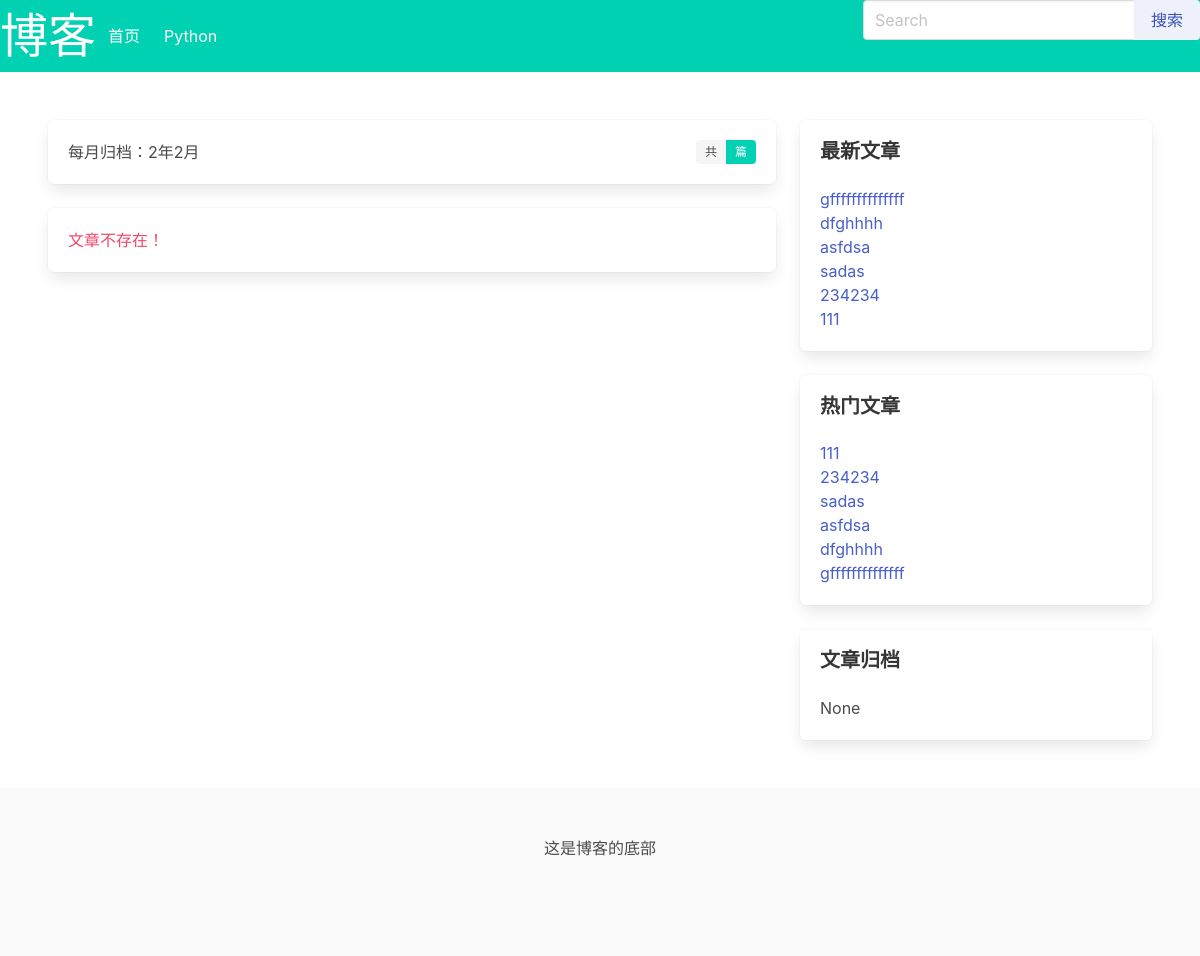
Screenshot of /archives/2/2/ with the database file from the repository.
### blog/models.py (models this page shows, shortened)
class Category(models.Model):
    name = models.CharField(max_length=32, verbose_name="分类名称")
    desc = models.TextField(max_length=200, blank=True, default='', verbose_name="分类描述")
    add_date = models.DateTimeField(auto_now_add=True, verbose_name="添加时间")
    pub_date = models.DateTimeField(auto_now=True, verbose_name="修改时间")
    class Meta:
        verbose_name = "博客分类"
        verbose_name_plural = verbose_name

class Sidebar(models.Model):
    STATUS = (
        (1, '隐藏'),
        (2, '展示')
    )
    DISPLAY_TYPE = (
        (1, '搜索'),
        (2, '最新文章'),
        (3, '最热文章'),
        (4, '文章归档'),
    )
    title = models.CharField(max_length=50, verbose_name="模块名称")
    display_type = models.PositiveIntegerField(default=1, choices=DISPLAY_TYPE, verbose_name="展示类型")
    content = models.CharField(max_length=500, blank=True, default='', verbose_name="内容",
                               help_text="如果设置的不是HTML类型，可为空")
    sort = models.PositiveIntegerField(default=1, verbose_name="排序", help_text='序号越大越靠前')
    status = models.PositiveIntegerField(default=2, choices=STATUS, verbose_name="状态")
    add_date = models.DateTimeField(auto_now_add=True, verbose_name="创建时间")
    class Meta:
        verbose_name = "侧边栏"
        verbose_name_plural = verbose_name
        ordering = ['-sort']
    @classmethod
    def get_sidebar(cls):
        return cls.objects.filter(status=2)
    @property
    def get_content(self):
        if self.display_type == 1:
            context = {
            }
            return render_to_string('blog/sidebar/search.html', context=context)
        elif self.display_type == 2:
            context = {
            }
            return render_to_string('blog/sidebar/new_post.html', context=context)
        elif self.display_type == 3:
            context = {
            }
            return render_to_string('blog/sidebar/hot_post.html', context=context)
        elif self.display_type == 4:
            context = {
            }
            return render_to_string('blog/sidebar/archives.html', context=context)

class Post(models.Model):
    title = models.CharField(max_length=61, verbose_name="文章标题")
    desc = models.TextField(max_length=200, blank=True, default='', verbose_name="文章描述")
    category = models.ForeignKey(Category, on_delete=models.CASCADE, verbose_name="分类")
    content = models.TextField(verbose_name="文章详情")
    tags = models.ForeignKey(Tag, blank=True, null=True, on_delete=models.CASCADE, verbose_name="文章标签")
    owner = models.ForeignKey(User, on_delete=models.CASCADE, verbose_name="作者")
    is_hot = models.BooleanField(default=False, verbose_name="是否热门")
    pv = models.IntegerField(default=0, verbose_name="浏览量")
    add_date = models.DateTimeField(auto_now_add=True, verbose_name="添加时间")
    pub_date = models.DateTimeField(auto_now=True, verbose_name="修改时间")
    class Meta:
        verbose_name = "文章"
        verbose_name_plural = verbose_name

### blog/views.py (the view)
# urls.py: path('archives/<int:year>/<int:month>/', views.archives, name='archives'),
def archives(request, year, month):
    post_list = Post.objects.filter(add_date__year=year, add_date__month=month)
    paginator = Paginator(post_list, 5)
    page_number = request.GET.get('page')
    page_obj = paginator.get_page(page_number)
    context = {'page_obj': page_obj, 'year': year, 'month': month}
    return render(request, 'blog/archives_list.html', context)

### blog/templatetags/category.py (called while the page is built)
@register.simple_tag
def get_category_list():
    return Category.objects.all()

@register.simple_tag
def get_sidebar_list():
    return Sidebar.get_sidebar()

@register.simple_tag
def get_new_post():
    return Post.objects.order_by('-pub_date')[:8]

@register.simple_tag
def get_hot_pv_post():
    return Post.objects.order_by('-pv')[:8]

### blog/templates/blog/archives_list.html (shortened to what this page needs)
{% extends 'blog/base.html' %}
{% block archives %}
    <div class="box">
        每月归档：{{ year }}年{{ month }}月
        <div class="tags has-addons is-pulled-right">
            <span class="tag">共</span>
            <span class="tag is-primary">{{ post_list.count }} 篇</span>
        </div>
    </div>
{% endblock %}

### blog/templates/blog/base.html (shortened to what this page needs)
<!DOCTYPE html>
{% load static category %}
<html lang="en">
<head>
    <link rel="stylesheet" href="https://cdn.jsdelivr.net/npm/bulma@0.9.3/css/bulma.min.css">
</head>
<body>
<nav class="navbar is-primary" role="navigation" aria-label="main navigation">
    <div class="navbar-brand">
        <font size="7">博客</font>
    </div>
    <div id="navbarBasicExample" class="navbar-menu">
        <div class="navbar-start">
            {% block navbar-start %}
                <a class="navbar-item" href="/">
                    首页
                </a>
                {% get_category_list as category_list %}
                {% for category in category_list %}
                    <a class="navbar-item" href="{% url 'blog:category_list' category.id %}">
                        {{ category.name }}
                    </a>
                {% endfor %}
            {% endblock %}
        </div>
        <div class="is-grouped-centered">
            <form action="{% url 'blog:search' %}" method="get">
                <div class="field has-addons">
                    <div class="control is-expanded">
                        <input type="search" class="input" name="keyword" placeholder="Search" value="{{ keyword }}">
                    </div>
                    <div class="control">
                        <input class="button is-link is-light" type="submit" value="搜索">
                    </div>
                </div>
            </form>
        </div>
    </div>
</nav>
<section class="section">
    <div class="container is-fullhd">
        <div class="columns">
            <div class="column is-8">
                {% block section %}
                    {% block archives %}{% endblock %}
                    {% if page_obj %}
                        {% for post in page_obj %}
                            <div class="box">
                                <h1 class="is-size-5 has-text-weight-bold">
                                    <a href="{% url 'blog:post_detail' post.id %}"> {{ post.title }}</a>
                                </h1>
                                <div class=" is-size-7 has-text-grey-light pt-1 pb-1">
                                    <span class="mr-3">作者：{{ post.owner }}</span> <span>发布日期：{{ post.add_date }}</span>
                                </div>
                                <p class="mt-3">{{ post.desc|truncatechars:50 }}</p>
                            </div>
                        {% endfor %}
                    {% else %}
                        <div class="box">
                            <p class="has-text-danger">文章不存在！</p>
                        </div>
                    {% endif %}
                {% endblock %}
            </div>
            <div class="column is-4">
                {% block right %}
                    {% get_sidebar_list as sidebar_list %}
                    {% for sidebar in sidebar_list %}
                        <div class="box">
                            <h1 class=" is-size-5 title">{{ sidebar.title }}</h1>
                            <p>{{ sidebar.get_content|safe }}</p>
                        </div>
                    {% endfor %}
                {% endblock %}
            </div>
        </div>
    </div>
</section>
{% block footer %}
    <footer class="footer container is-fullhd">
        <div class=" has-text-centered">
            这是博客的底部
        </div>
    </footer>
{% endblock %}
</body>
</html>

### blog/templates/blog/sidebar/new_post.html
{% load category %}
{% get_new_post as post_list %}
{% for post in post_list %}
    <ul>
        <li><a href="{% url 'blog:post_detail' post.id %}">{{ post.title }}</a></li>
    </ul>
{% endfor %}

### blog/templates/blog/sidebar/hot_post.html
{% load category %}
{% get_hot_pv_post as post_list %}
{% for post in post_list %}
    <ul>
        <li><a href="{% url 'blog:post_detail' post.id %}">{{ post.title }}</a></li>
    </ul>
{% endfor %}

### rows the page displays
Category: name "Python"
Sidebar: title "最新文章"
Post: title "gffffffffffffff"
Post: title "dfghhhh"
Post: title "asfdsa"
Post: title "sadas"
Post: title "234234"
Post: title "111"
Sidebar: title "热门文章"
Sidebar: title "文章归档", get_content "None"

### other values shown
{{ year }} "2"
{{ month }} "2"
